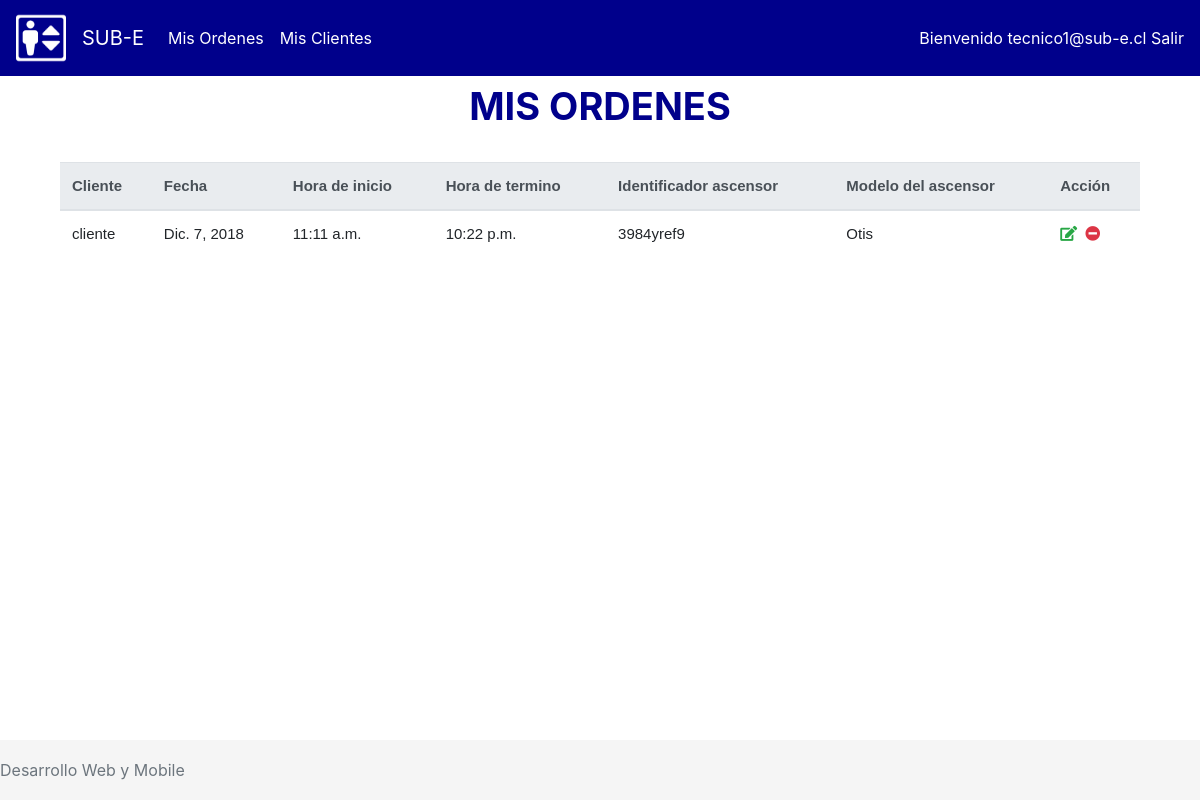
Before: /ascensor/MisOrdenes.html (signed in) with the older database file.
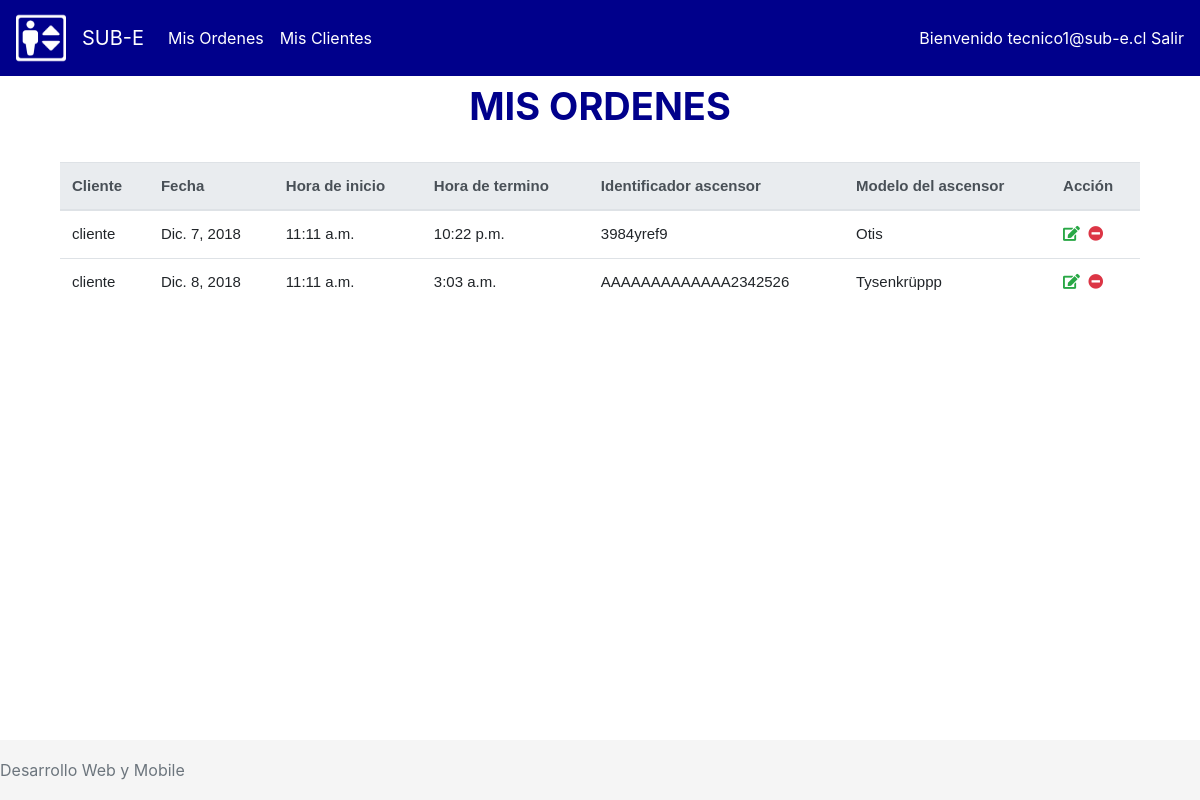
After: the same page with the newer database file.
### ascensor/models.py (models this page shows)
class Orden(models.Model):
    objects = models.Manager()
    cliente = models.ForeignKey(Cliente,on_delete=models.DO_NOTHING)
    tecnico = models.ForeignKey(Tecnico,on_delete=models.DO_NOTHING,verbose_name="Técnico")
    fecha = models.DateField()
    horaInicio = models.TimeField(verbose_name="Hora de inicio")
    horaTermino = models.TimeField(verbose_name="Hora de termino")
    identificadorAscensor = models.CharField(max_length=20,verbose_name="Identificador ascensor")
    modeloAscensor = models.CharField(max_length=20,verbose_name="Modelo del ascensor")
    fallas = models.TextField(blank=True)
    reparaciones = models.TextField(blank=True)
    piezas = models.TextField(blank=True)
    nombreReceptor = models.CharField(max_length=50,verbose_name="Nombre del receptor")

class Cliente(models.Model):
    objects = models.Manager()
    nombre = models.CharField(max_length=25)
    direccion = models.CharField(max_length=50)
    region = models.CharField(max_length=50)
    comuna = models.CharField(max_length=50)
    telefono = models.CharField(max_length=9)
    correo = models.EmailField()
    tecnico = models.ManyToManyField(Tecnico,verbose_name="Técnicos asignados")

### ascensor/views.py (the view)
# urls.py: path('MisOrdenes.html', views.misOrdenes, name='misOrdenes'),
@login_required
def misOrdenes(request):
    if request.method == 'POST':
        form = None
        if (request.POST['idOrden'] != "None"):
            instance = get_object_or_404(Orden,id=request.POST['idOrden'])
            form = OrdenForm(request.POST,instance=instance)
        else:
            form = OrdenForm(request.POST)
        if form.is_valid():
            idCliente = request.POST.get('idCliente','')
            if (idCliente!=''):
                form.instance.cliente = get_object_or_404(Cliente,pk=idCliente)
            form.instance.tecnico = get_object_or_404(Tecnico,pk=request.user.id)
            form.save()
            return HttpResponseRedirect('/ascensor/MisOrdenes.html?mensaje=exito')
    else:
        form = TecnicoForm()
    ordenes = Orden.objects.filter(cliente__tecnico=request.user.id)
    return render(request, 'ascensor/MisOrdenes.html', {'form': form,'ordenes':ordenes})

### ascensor/templates/ascensor/MisOrdenes.html (shortened to what this page needs)
{% extends 'ascensor/base.html' %}
{% load crispy_forms_tags %}
{% block content %}
<div class="row">&nbsp;</div>
    <h3 class="Titulo">Mis ordenes</h3>
    <div class="row">&nbsp;</div>
    <div class="container-fluid ">
        <table class="table" id="cliente-tabla" >
            <thead class="thead-light">
            <tr>
                <th scope="col">Cliente</th>
                <th scope="col">Fecha</th>
                <th scope="col">Hora de inicio</th>
                <th scope="col">Hora de termino</th>
                <th scope="col">Identificador ascensor</th>
                <th scope="col">Modelo del ascensor</th>
                <th scope="col">Acción</th>
            </tr>
            </thead>
            <tbody id="cuerpoTabla">
            {% for orden in ordenes %}
                <tr>
                    <td data-label="Cliente: &nbsp">{{orden.cliente.nombre}}</td>
                    <td data-label="Fecha: &nbsp">{{orden.fecha}}</td>
                    <td data-label="Hora de inicio: &nbsp">{{orden.horaInicio}}</td>
                    <td data-label="Hora de termino: &nbsp">{{orden.horaTermino}}</td>
                    <td data-label="Identificador ascensor: &nbsp">{{orden.identificadorAscensor}}</td>
                    <td data-label="Modelo del ascensor: &nbsp">{{orden.modeloAscensor}}</td>
                    <td ><i class="fas fa-edit text-success" title="editar" onclick="editar('{{orden.id}}')" ></i>
                    &nbsp;<i class="fas fa-minus-circle text-danger" title="eliminar" onclick="eliminar('{{orden.id}}')"></i></td>
                </tr>
            {% endfor %}
            </tbody>
        </table>
    </div>
{% endblock %}

Changed rows visible on the page:
added Orden: cliente.nombre "cliente", fecha "Dic. 8, 2018", horaInicio "11:11 a.m.", horaTermino "3:03 a.m.", identificadorAscensor "AAAAAAAAAAAAA2342526", modeloAscensor "Tysenkrüppp"
